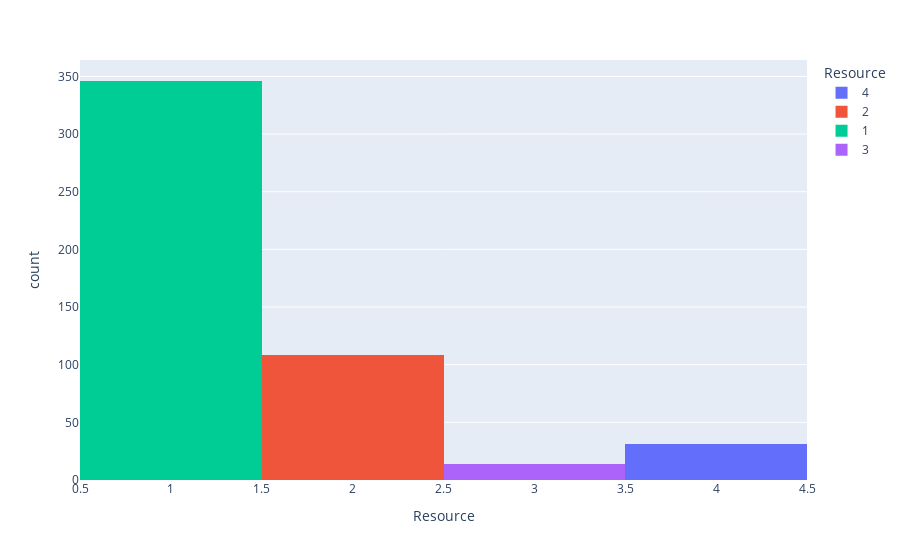

Notebook cell for this chart:
### Code cell
px.histogram(df, x="Resource", color="Resource")

### Figure 1 — Plotly figure (JSON) as saved in the notebook; plotly's stock layout.template omitted (floating-point values rounded to 4 significant figures; data arrays with more than 128 entries replaced by an {"elided": "..."} marker saying what was removed)
{"data": [{"alignmentgroup": "True", "bingroup": "x", "hovertemplate": "Resource=%{x}<br>count=%{y}<extra></extra>", "legendgroup": "4", "marker": {"color": "#636efa", "pattern": {"shape": ""}}, "name": "4", "offsetgroup": "4", "orientation": "v", "showlegend": true, "type": "histogram", "x": [4, 4, 4, 4, 4, 4, 4, 4, 4, 4, 4, 4, 4, 4, 4, 4, 4, 4, 4, 4, 4, 4, 4, 4, 4, 4, 4, 4, 4, 4, 4], "xaxis": "x", "yaxis": "y"}, {"alignmentgroup": "True", "bingroup": "x", "hovertemplate": "Resource=%{x}<br>count=%{y}<extra></extra>", "legendgroup": "2", "marker": {"color": "#EF553B", "pattern": {"shape": ""}}, "name": "2", "offsetgroup": "2", "orientation": "v", "showlegend": true, "type": "histogram", "x": [2, 2, 2, 2, 2, 2, 2, 2, 2, 2, 2, 2, 2, 2, 2, 2, 2, 2, 2, 2, 2, 2, 2, 2, 2, 2, 2, 2, 2, 2, 2, 2, 2, 2, 2, 2, 2, 2, 2, 2, 2, 2, 2, 2, 2, 2, 2, 2, 2, 2, 2, 2, 2, 2, 2, 2, 2, 2, 2, 2, 2, 2, 2, 2, 2, 2, 2, 2, 2, 2, 2, 2, 2, 2, 2, 2, 2, 2, 2, 2, 2, 2, 2, 2, 2, 2, 2, 2, 2, 2, 2, 2, 2, 2, 2, 2, 2, 2, 2, 2, 2, 2, 2, 2, 2, 2, 2, 2], "xaxis": "x", "yaxis": "y"}, {"alignmentgroup": "True", "bingroup": "x", "hovertemplate": "Resource=%{x}<br>count=%{y}<extra></extra>", "legendgroup": "1", "marker": {"color": "#00cc96", "pattern": {"shape": ""}}, "name": "1", "offsetgroup": "1", "orientation": "v", "showlegend": true, "type": "histogram", "x": {"elided": "346 int values"}, "xaxis": "x", "yaxis": "y"}, {"alignmentgroup": "True", "bingroup": "x", "hovertemplate": "Resource=%{x}<br>count=%{y}<extra></extra>", "legendgroup": "3", "marker": {"color": "#ab63fa", "pattern": {"shape": ""}}, "name": "3", "offsetgroup": "3", "orientation": "v", "showlegend": true, "type": "histogram", "x": [3, 3, 3, 3, 3, 3, 3, 3, 3, 3, 3, 3, 3, 3], "xaxis": "x", "yaxis": "y"}], "layout": {"barmode": "relative", "legend": {"title": {"text": "Resource"}, "tracegroupgap": 0}, "margin": {"t": 60}, "xaxis": {"anchor": "y", "categoryarray": [4, 2, 1, 3], "categoryorder": "array", "domain": [0, 1], "title": {"text": "Resource"}}, "yaxis": {"anchor": "x", "domain": [0, 1], "title": {"text": "count"}}}}
